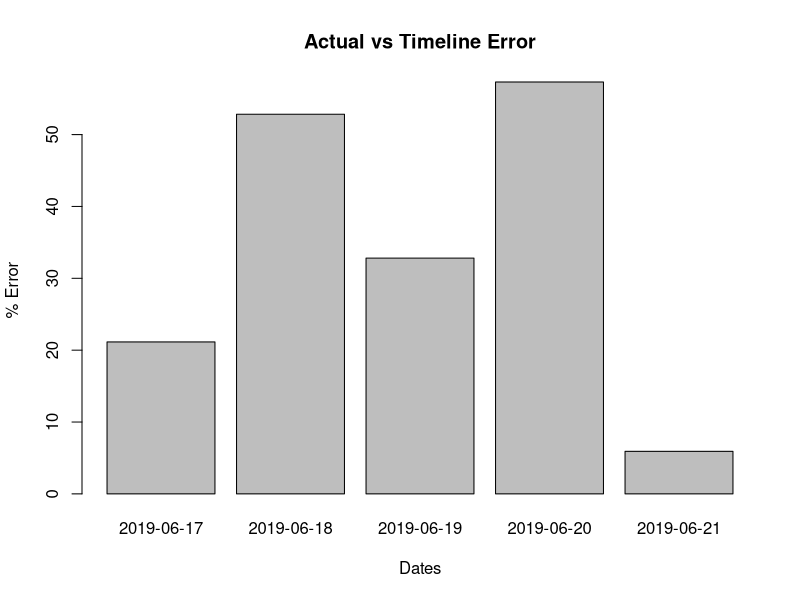
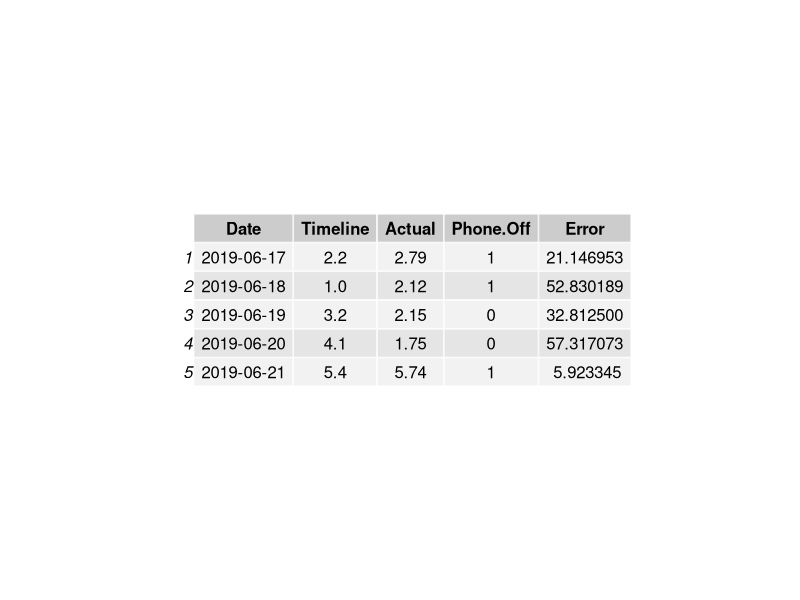

Reproduce these figures in R, in order.
if(!require(gridExtra)){install.packages("gridExtra", dependencies=TRUE)}
library(gridExtra)

df = read.csv("actual_csv/user-2_actual.csv")

# create bar chart
error = 100 * abs(df$Timeline - df$Actual) / pmax(df$Timeline, df$Actual)
png("R_Graphs/user-2/user-2_bar_chart.png")
barplot(error, main="Actual vs Timeline Error", xlab="Dates", ylab="% Error", names.arg=df$Date)
dev.off()

df$Error = error

# create table
png("R_Graphs/user-2/user-2_table.png", height=30 * nrow(df), width=70 * ncol(df))
grid.table(df)
dev.off()
